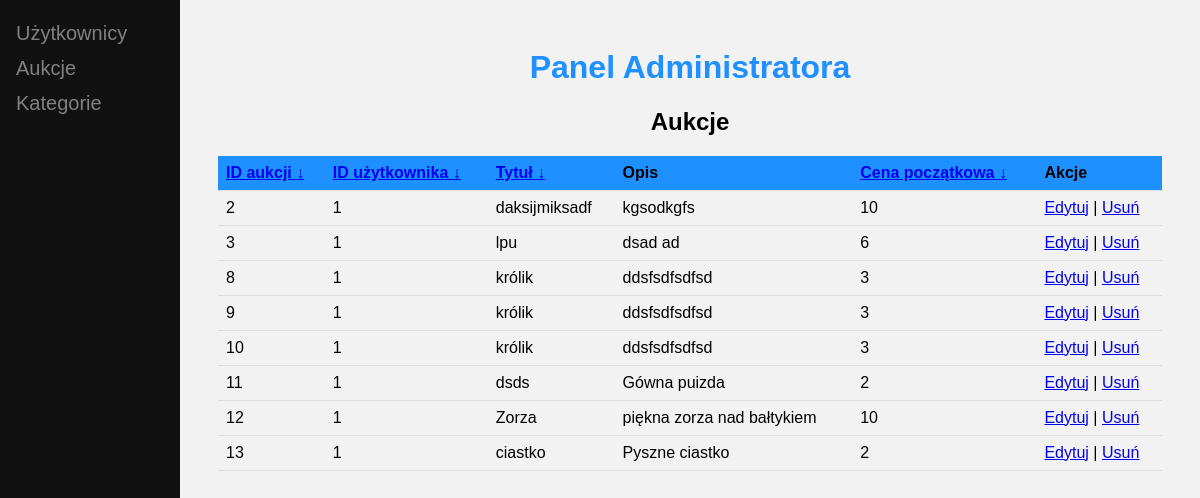
Before: /dist/auctions_admin.php with the older database file.
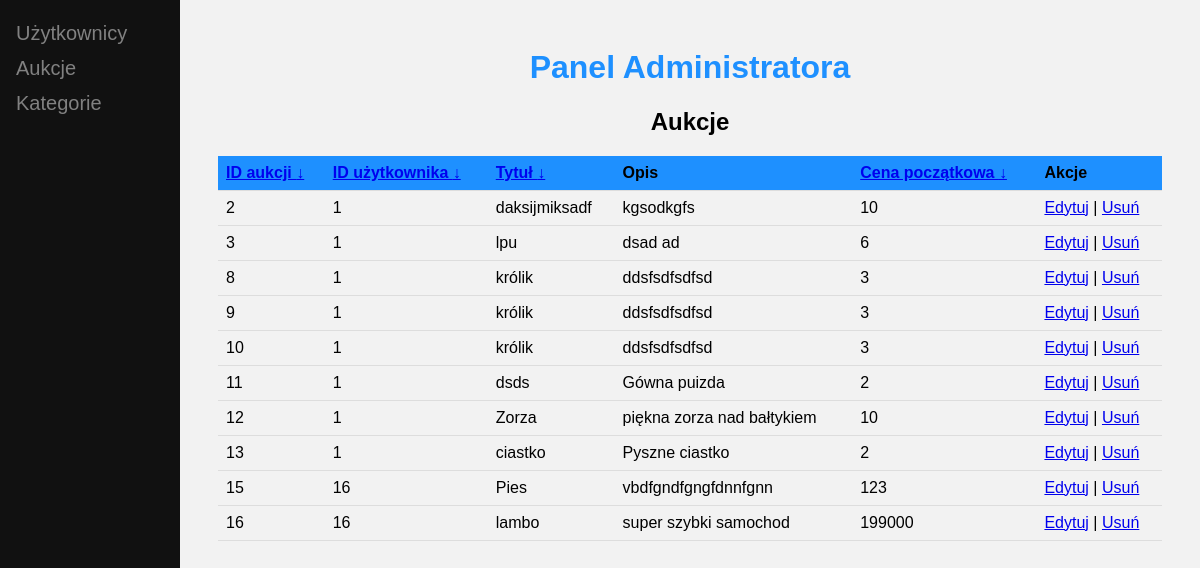
After: the same page with the newer database file.
### tables this page shows
CREATE TABLE `auctions` (
  `id_auction` int(11) NOT NULL,
  `id_user` int(11) NOT NULL,
  `id_category` int(11) NOT NULL,
  `title` varchar(50) NOT NULL,
  `description` varchar(1000) NOT NULL,
  `image` varchar(255) NOT NULL,
  `start_price` double NOT NULL,
  `end_time` datetime NOT NULL DEFAULT current_timestamp()
);

### scripts/filtr_auctions_admin.php (called while the page is built, shortened)
<?php
    include_once "../scripts/connect.php";
    $sortByAuctionID = isset($_GET['sortByAuctionID']) ? $_GET['sortByAuctionID'] : '';
    $sortByUserID = isset($_GET['sortByUserID']) ? $_GET['sortByUserID'] : '';
    $sortByTitle = isset($_GET['sortByTitle']) ? $_GET['sortByTitle'] : '';
    $sortByStartPrice = isset($_GET['sortByStartPrice']) ? $_GET['sortByStartPrice'] : '';
    $stmt = $conn->prepare("SELECT * FROM auctions");
    $stmt->execute();
    $auctions = $stmt->fetchAll(PDO::FETCH_ASSOC);
?>

### dist/auctions_admin.php (the view, shortened to what this page needs)
<?php
    include_once "../scripts/connect.php";
    include_once "../scripts/filtr_auctions_admin.php";
?>
<!DOCTYPE html>
<html lang="en">
<head>
    <link rel="stylesheet" href="../src/auctions_admin.css">
</head>
<body>
    <div class="sidebar">
        <a href="admin.php"><i class="fa fa-fw fa-user"></i> Użytkownicy</a>
        <a href="auctions_admin.php"><i class="fa fa-clipboard"></i> Aukcje</a>
        <a href="category_admin.php"><i class="fa fa-clipboard"></i> Kategorie</a>
    </div>
    <div class="main">
        <h1>Panel Administratora</h1>
        <h2>Aukcje</h2>
        <table>
            <tr>
                <th><a href="?sortByAuctionID=<?php echo $sortByAuctionID === 'asc' ? 'desc' : 'asc'; ?>">ID aukcji <?php if ($sortByAuctionID === 'asc') echo "&#8593;"; else echo "&#8595;"; ?></a></th>
                <th><a href="?sortByUserID=<?php echo $sortByUserID === 'asc' ? 'desc' : 'asc'; ?>">ID użytkownika <?php if ($sortByUserID === 'asc') echo "&#8593;"; else echo "&#8595;"; ?></a></th>
                <th><a href="?sortByTitle=<?php echo $sortByTitle === 'asc' ? 'desc' : 'asc'; ?>">Tytuł <?php if ($sortByTitle === 'asc') echo "&#8593;"; else echo "&#8595;"; ?></a></th>
                <th>Opis</th>
                <th><a href="?sortByStartPrice=<?php echo $sortByStartPrice === 'asc' ? 'desc' : 'asc'; ?>">Cena początkowa <?php if ($sortByStartPrice === 'asc') echo "&#8593;"; else echo "&#8595;"; ?></a></th>
                <th>Akcje</th>
            </tr>
            <?php
            if (count($auctions) > 0) {
                foreach ($auctions as $row) {
                    echo "<tr>";
                    echo "<td>" . $row["id_auction"] . "</td>";
                    echo "<td>" . $row["id_user"] . "</td>";
                    echo "<td>" . $row["title"] . "</td>";
                    echo "<td>" . $row["description"] . "</td>";
                    echo "<td>" . $row["start_price"] . "</td>";
                    echo "<td><a href='edit_auction.php?id=" . $row["id_auction"] . "'>Edytuj</a> | <a href='../scripts/delete_auctions.php?id=" . $row["id_auction"] . "'>Usuń</a></td>";
                    echo "</tr>";
                }
            } else {
                echo "<tr><td colspan='6'>Brak aukcji.</td></tr>";
            }
            ?>
        </table>
    </div>
</body>
</html>

Changed rows visible on the page:
added auctions: id_auction "15", id_user "16", title "Pies", description "vbdfgndfgngfdnnfgnn", start_price "123"
added auctions: id_auction "16", id_user "16", title "lambo", description "super szybki samochod", start_price "199000"
